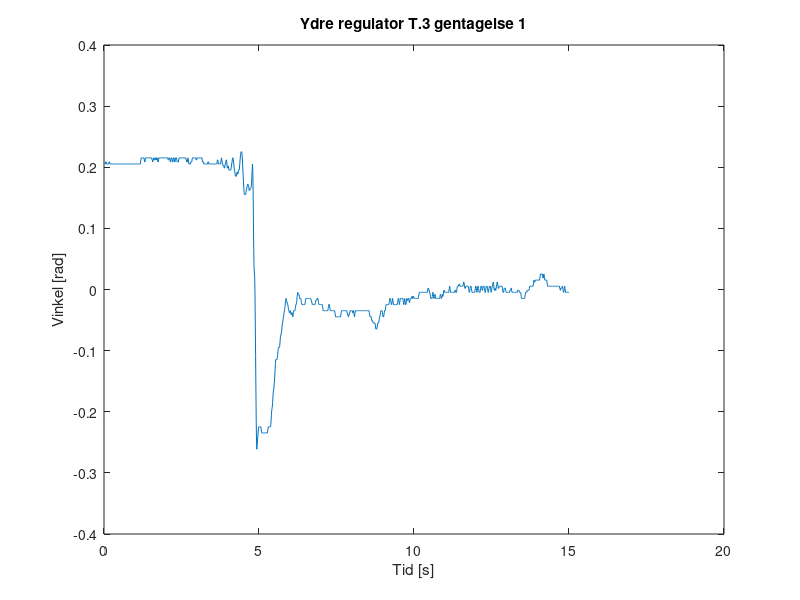

The MATLAB source for this figure: (Note: this script raises an error after producing the figure.)
clc
clear all
close all

load('dataYdre.mat');
load('StartpinYdre.mat');


realdata=[dataYdre];



n=1500;
for i = 1:n
    tid(i) = 0.01 * i;
end

data(:,1)=realdata(359:(359+1499));
data(:,2)=realdata(3271:(3271+1499));
data(:,3)=realdata(6543:(6543+1499));
data(:,4)=realdata(9819:(9819+1499));
data(:,5)=realdata(13180:(13180+1499));
data(:,6)=realdata(16451:(16451+1499));
data(:,7)=realdata(18042:(18042+1499));
data(:,8)=realdata(21280:(21280+1499));
data(:,9)=realdata(24674:(24674+1499));
data(:,10)=realdata(29877:(29877+1499));


for i = 1:10
    dataFilt(1,i) = data(1,i);
    dataFilt(2,i) = (data(1,i) + data(2,i))/2;
end

for i = 1:10
    for ii=1:1498
        dataFilt(ii+2,i)=(data(ii,i)+data(ii+1,i)+data(ii+2,i))/3;
    end
end


temp = zeros(10);

for i=1:10
    for ii=1001:1500
        temp(i) = temp(i) + dataFilt(ii,i);
    end
end


offset = temp/500;

for i=1:10
    figure(i);
    plot(tid,dataFilt(:,i)-offset(i));
    a=sprintf('Ydre regulator T.3 gentagelse %d',i);
    title(a)
    ylabel("Vinkel [rad]");
    xlabel("Tid [s]");
    yline(0.0175);
    yline(-0.0175);
end



%plot(data);

